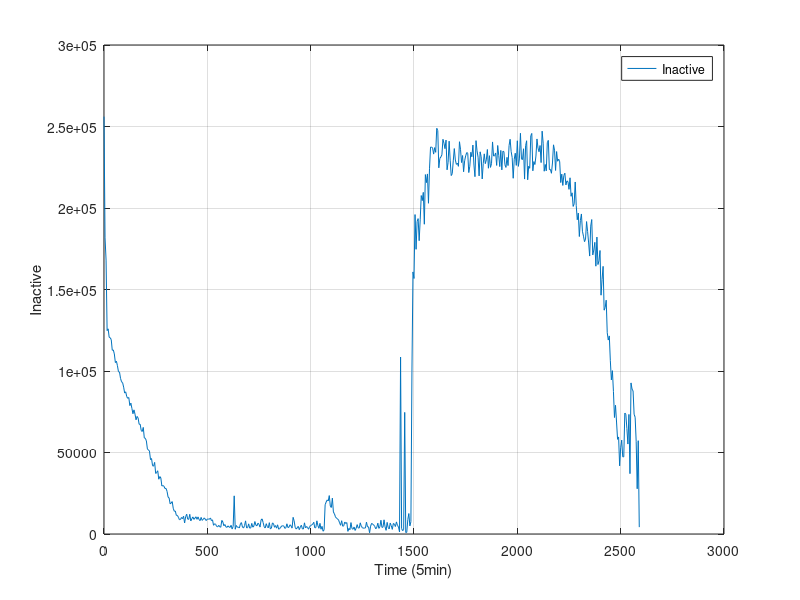

Recreate this plot in MATLAB.
#! /usr/bin/octave -qf
fig = figure;
data = dlmread("finput.txt"," ");
size(data);
set(fig, "visible", "off");
time = data(:,1);
MemTotal = data(:,2);
MemFree = data(:,3);
Buffers = data(:,4);
Cached = data(:,5);
SwapCached = data(:,6);
Active = data(:,7);
Inactive = data(:,8);
SwapTotal = data(:,9);
SwapFree = data(:,10);
Dirty = data(:,11);
Writeback = data(:,12);
AnonPages = data(:,13);
Mapped = data(:,14);
Slab = data(:,15);
SReclaimable = data(:,16);
SUnreclaim = data(:,17);
PageTables = data(:,18);
NFS_Unstable = data(:,19);
Bounce = data(:,20);
WritebackTmp = data(:,21);
CommitLimit = data(:,22);
Committed_AS = data(:,23);
VmallocTotal = data(:,24);
VmallocUsed = data(:,25);
VmallocChunk = data(:,26);

plot(time,Inactive,";Inactive;"), grid

xlabel("Time (5min)");
ylabel("Inactive");
print("Inactive.png", "-dpng");


